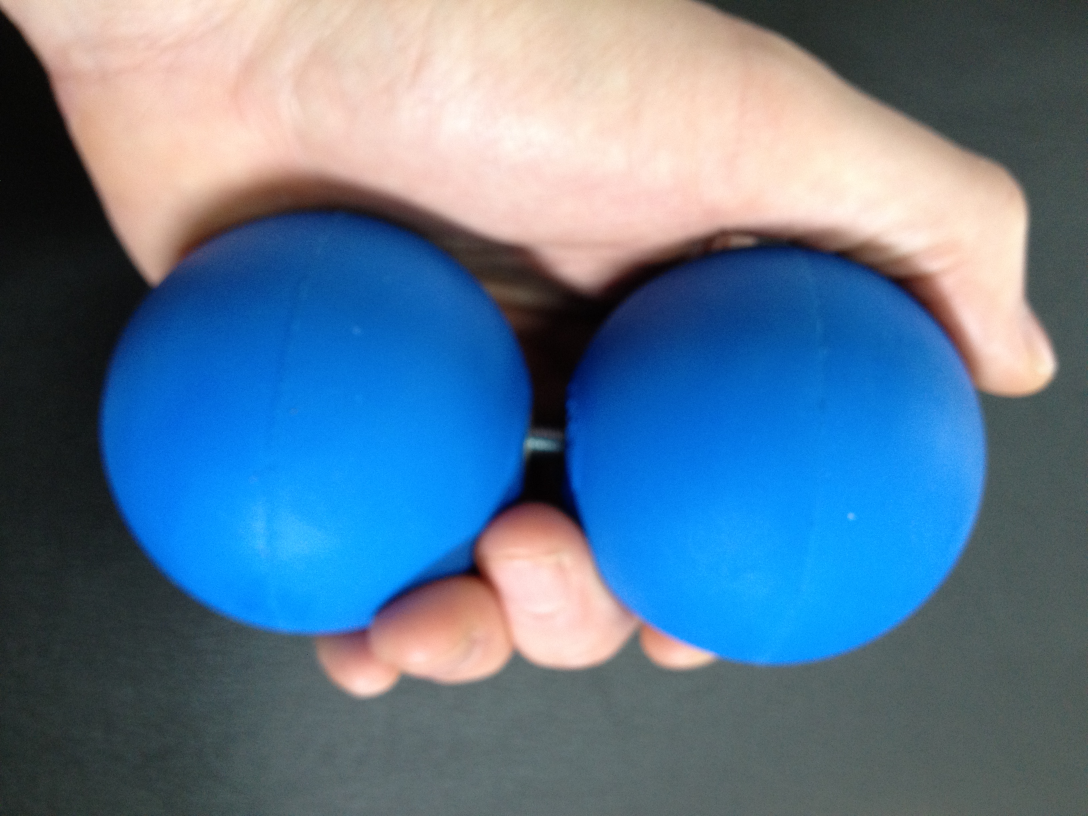
#> input picture img/blueball.jpg, 3264 x 2448 px (shown at 1/3 size)
$ python blueball.py
#> lines starting #> are read from the running program, lines starting #| are printed output that depends on the picture; after the words box and inside, x2 and y2 are one past the last pixel; in counts of white or black regions, pixels touching at a corner belong together
# -*- coding: utf-8 -*-
"""
Created on Wed Sep 30 11:43:35 2020

@author: ST16
"""
import cv2
import numpy as np
import matplotlib.pyplot as plt
import matplotlib.image as mpimg

imgcv = cv2.imread('../img/blueball.jpg')
#> imgcv is the input picture: shape (2448, 3264, 3); mean B, G, R 145.6, 121, 94.6


hsv = cv2.cvtColor(imgcv, cv2.COLOR_BGR2HSV)
#> hsv: shape (2448, 3264, 3); mean H, S, V 70.4, 109.2, 160.8
# define range of blue color in HSV
lower_blue = np.array([110,50,50])
upper_blue = np.array([130,255,255])
# Threshold the HSV image to get only blue colors
mask = cv2.inRange(hsv, lower_blue, upper_blue)
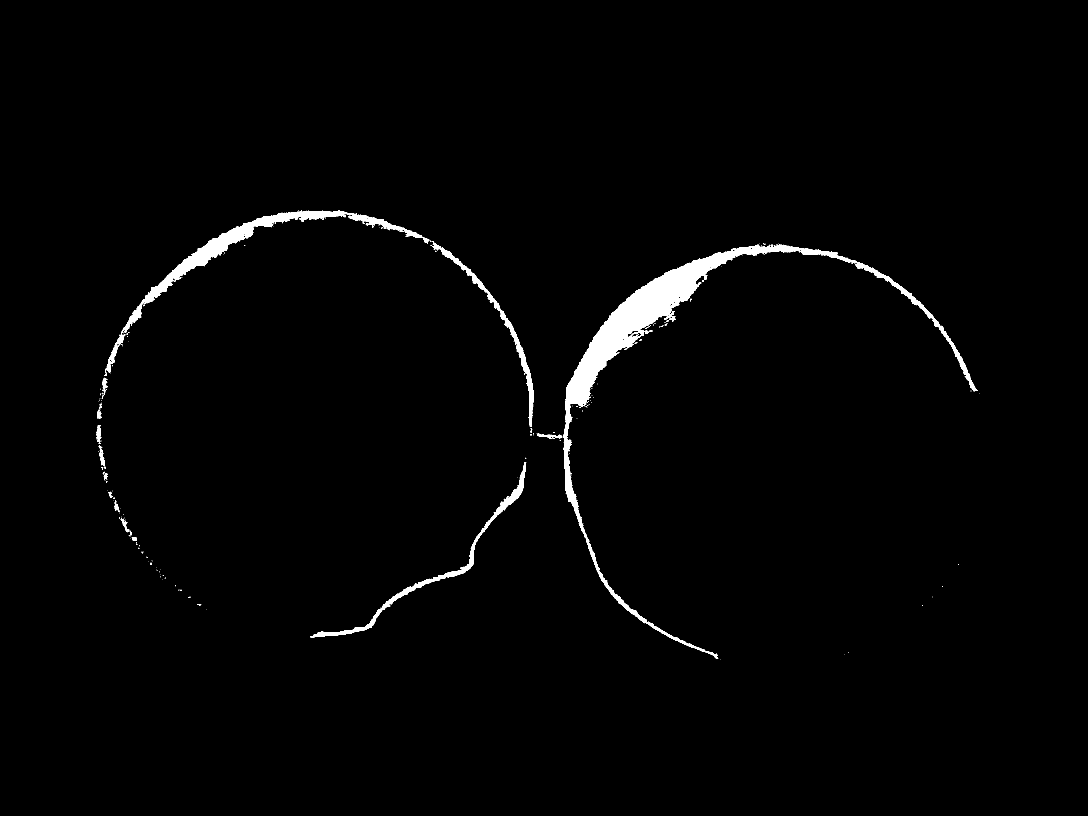
#> mask: shape (2448, 3264) (shown at 1/3 size); 1.5% white; 267 white regions (236 under 20 px), largest, box (x1, y1, x2, y2) and area: (1690, 733, 2933, 1977) 74131, (364, 631, 1288, 1001) 24294, (930, 1386, 1579, 1913) 10500
# Bitwise-AND mask and original image
res = cv2.bitwise_and(imgcv,imgcv, mask= mask)
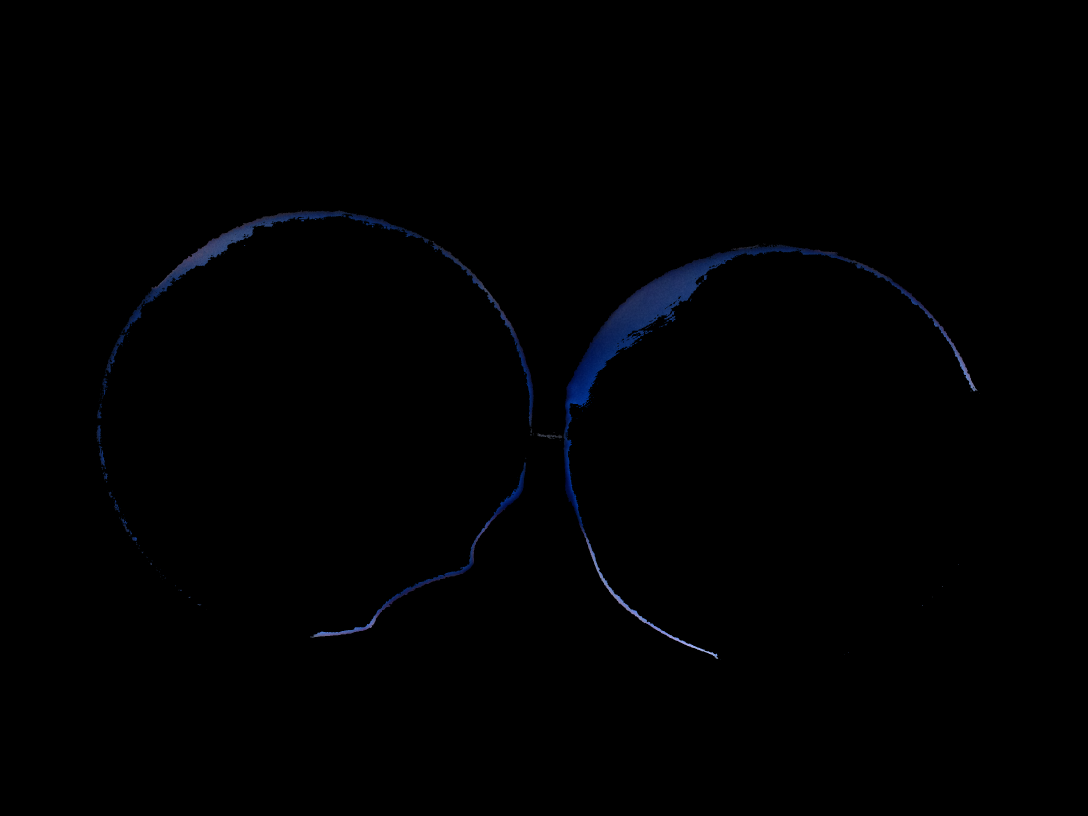
#> res: shape (2448, 3264, 3) (shown at 1/3 size); mean B, G, R 1.5, 0.7, 0.4


cv2.namedWindow('frame', cv2.WINDOW_NORMAL)
cv2.resizeWindow("frame", 400, 400)
cv2.imshow('frame',imgcv)

cv2.namedWindow('mask', cv2.WINDOW_NORMAL)
cv2.resizeWindow("mask", 400, 400)
cv2.imshow('mask',mask)

cv2.namedWindow('res', cv2.WINDOW_NORMAL)
cv2.resizeWindow("res", 400, 400)
cv2.imshow('res',res)

cv2.waitKey(0)
cv2.destroyAllWindows()

$ run again, with img/Lifes_Journey.jpg copied over img/blueball.jpg
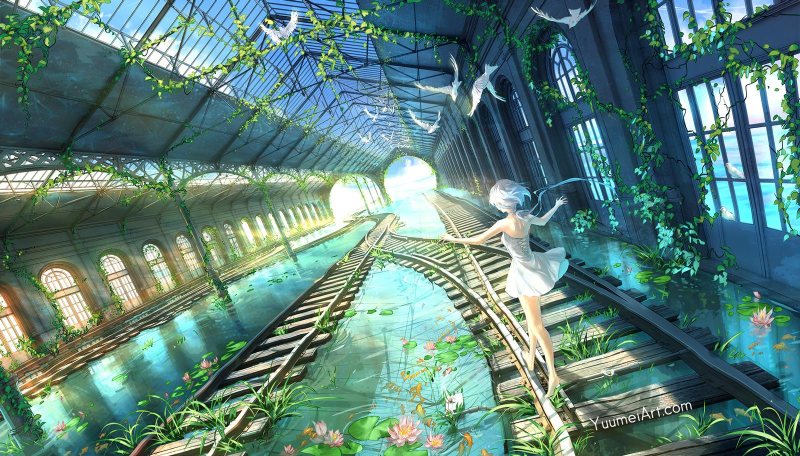
#> input picture img/Lifes_Journey.jpg, 1600 x 912 px (shown at 1/2 size)
#> imgcv is the input picture: shape (912, 1600, 3); mean B, G, R 122.8, 130.2, 93.7
#> hsv: shape (912, 1600, 3); mean H, S, V 77.6, 111, 140.2
#> `mask = cv2.inRange(hsv, lower_blue, upper_blue)`:
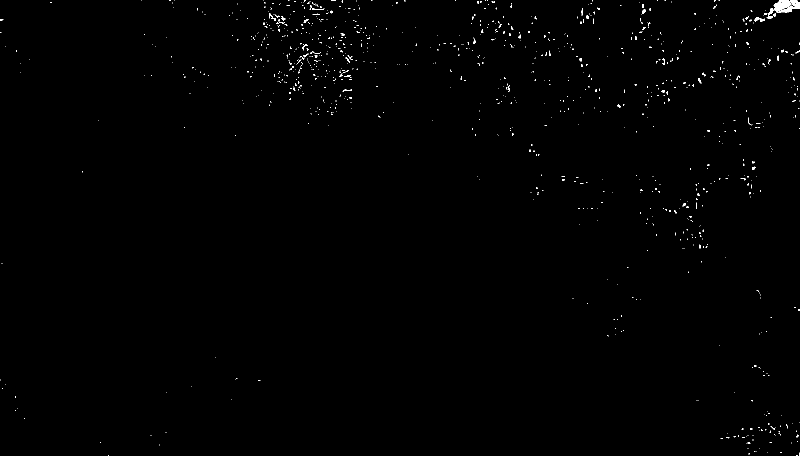
#> mask: shape (912, 1600) (shown at 1/2 size); 0.44% white in thin lines or dots
#> `res = cv2.bitwise_and(imgcv,imgcv, mask= mask)`:
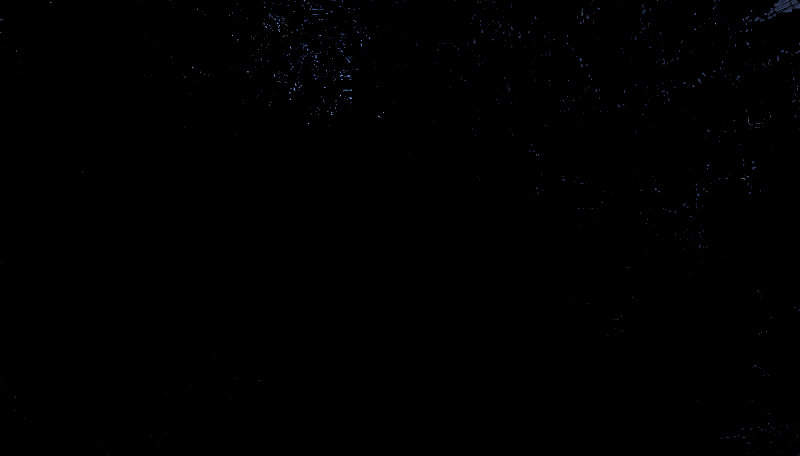
#> res: shape (912, 1600, 3) (shown at 1/2 size); mean B, G, R 0.4, 0.3, 0.2
